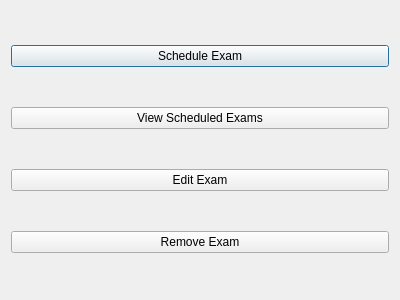
<?xml version="1.0" encoding="UTF-8"?>
<ui version="4.0">
 <class>ExamManagement</class>
 <widget class="QDialog" name="ExamManagement">
  <property name="geometry">
   <rect>
    <x>0</x>
    <y>0</y>
    <width>400</width>
    <height>300</height>
   </rect>
  </property>
  <property name="windowTitle">
   <string>Exam Management</string>
  </property>
  <layout class="QVBoxLayout" name="verticalLayout">
   <item>
    <widget class="QPushButton" name="scheduleExamButton">
     <property name="text">
      <string>Schedule Exam</string>
     </property>
    </widget>
   </item>
   <item>
    <widget class="QPushButton" name="viewExamsButton">
     <property name="text">
      <string>View Scheduled Exams</string>
     </property>
    </widget>
   </item>
   <item>
    <widget class="QPushButton" name="editExamButton">
     <property name="text">
      <string>Edit Exam</string>
     </property>
    </widget>
   </item>
   <item>
    <widget class="QPushButton" name="removeExamButton">
     <property name="text">
      <string>Remove Exam</string>
     </property>
    </widget>
   </item>
  </layout>
 </widget>
 <resources/>
 <connections/>
</ui>
